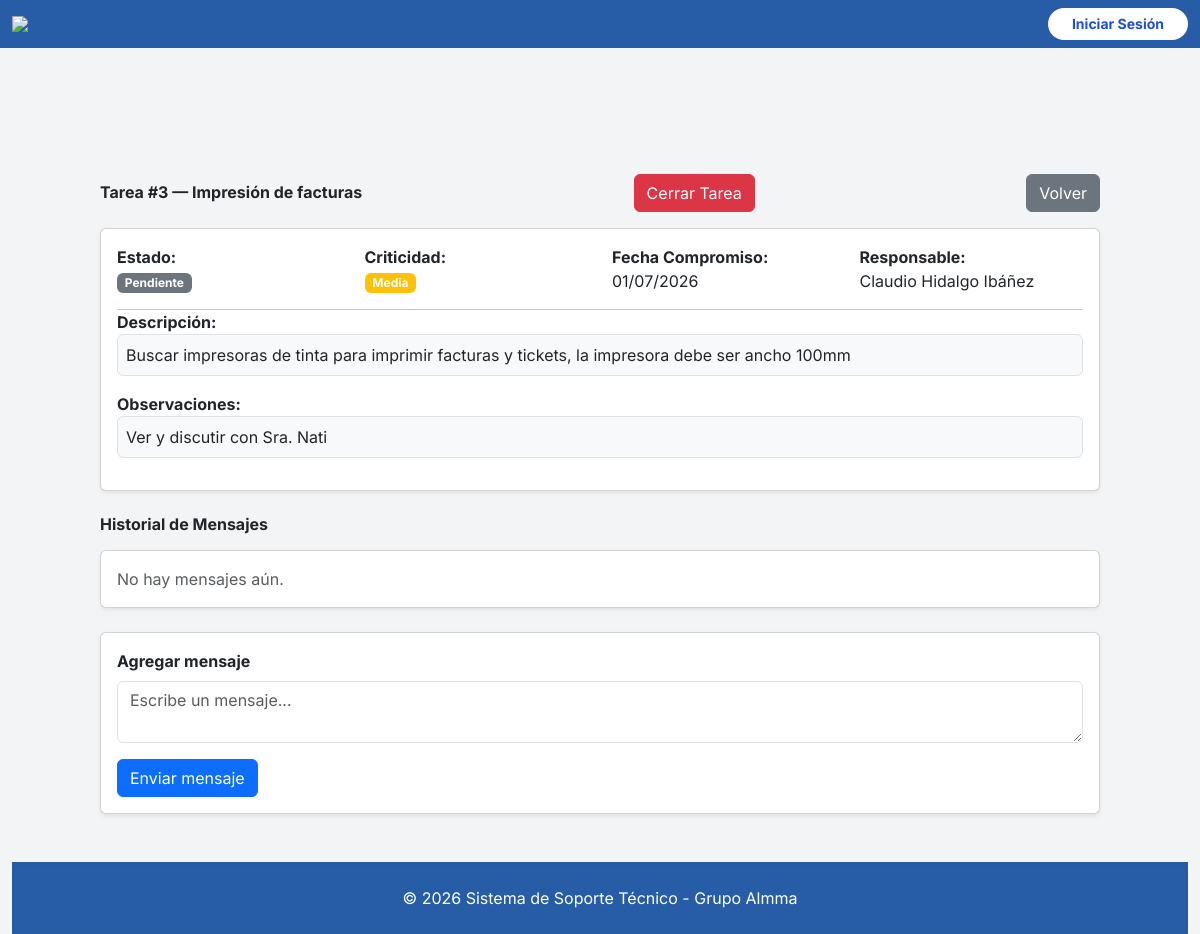
The app's page /tareas/3/, older data.
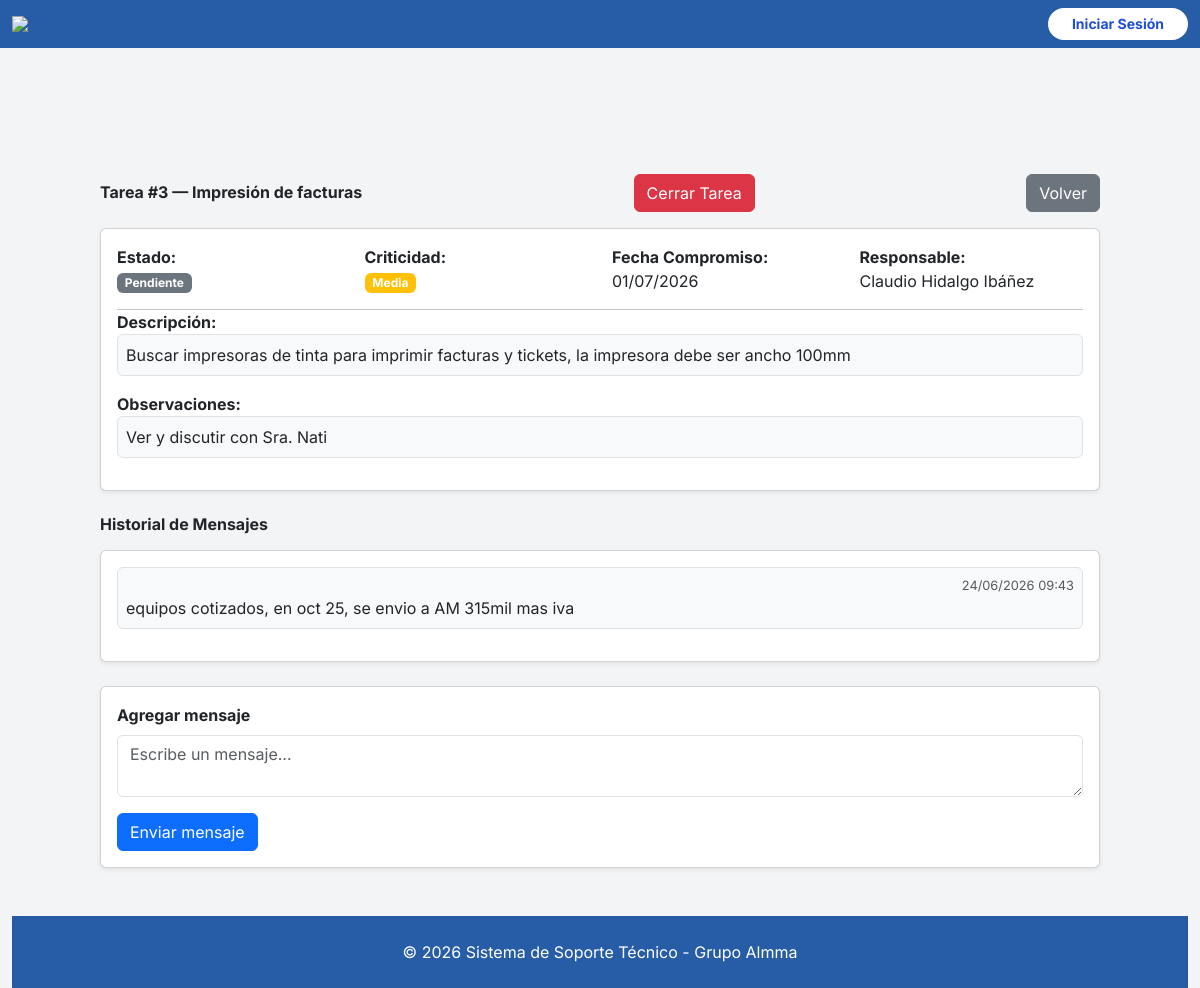
The same page, newer data.
### gestor_tareas/models.py (models this page shows, shortened)
class TareaMensaje(models.Model):
    tarea = models.ForeignKey(Tarea, on_delete=models.CASCADE, related_name="mensajes")
    usuario = models.ForeignKey(User, on_delete=models.SET_NULL, null=True)
    mensaje = models.TextField()
    fecha = models.DateTimeField(auto_now_add=True)
    class Meta:
        ordering = ["fecha"]

### gestor_tareas/views.py (the view)
# urls.py: path("tareas/<int:tarea_id>/", detalle_tarea, name="detalle_tarea"),
def detalle_tarea(request, tarea_id):
    tarea = get_object_or_404(Tarea, id=tarea_id)
    mensajes = tarea.mensajes.all()
    form_mensaje = TareaMensajeForm()
    return render(request, "tareas/detalle_tarea.html", {
        "tarea": tarea,
        "mensajes": mensajes,
        "form_mensaje": form_mensaje,
    })

### gestor_tareas/forms.py
class TareaMensajeForm(forms.ModelForm):
    class Meta:
        model = TareaMensaje
        fields = ["mensaje"]
        widgets = {
            "mensaje": forms.Textarea(attrs={
                "class": "form-control",
                "rows": 2,
                "placeholder": "Escribe un mensaje..."
            }),
        }

### gestion_tickets/context_processors.py (called while the page is built)
def contador_tickets(request):
    if request.user.is_authenticated:
        pendientes = Ticket.objects.filter(estado='abierto').count()
    else:
        pendientes = 0
    return {'tickets_pendientes': pendientes}

### gestor_tareas/models.py (called while the page is built)
    @property
    def color_criticidad(self):
        return {
            "baja": "success",
            "media": "warning",
            "alta": "orange",
            "critica": "danger",
        }.get(self.criticidad, "secondary")

### gestor_tareas/templates/tareas/detalle_tarea.html (shortened to what this page needs)
{% extends "base/base.html" %}
{% load static %}
{% block content %}
<div class="container mt-4">
    <div class="d-flex justify-content-between align-items-center mb-3">
        <h3 class="fw-bold">Tarea #{{ tarea.id }} — {{ tarea.titulo }}</h3>
        <a href="{% url 'cerrar_tarea' tarea.id %}" class="btn btn-danger">
            Cerrar Tarea
        </a>
        <a href="{% url 'listar_tareas' %}" class="btn btn-secondary">
            Volver
        </a>
    </div>
    <div class="card shadow-sm mb-4">
        <div class="card-body">
            <div class="row mb-3">
                <div class="col-md-3">
                    <label class="fw-bold">Estado:</label><br>
                    <span class="badge bg-secondary">{{ tarea.get_estado_display }}</span>
                </div>
                <div class="col-md-3">
                    <label class="fw-bold">Criticidad:</label><br>
                    <span class="badge bg-{{ tarea.color_criticidad }}">
                        {{ tarea.get_criticidad_display }}
                    </span>
                </div>
                <div class="col-md-3">
                    <label class="fw-bold">Fecha Compromiso:</label><br>
                    {{ tarea.fecha_compromiso|date:"d/m/Y" }}
                </div>
                <div class="col-md-3">
                    <label class="fw-bold">Responsable:</label><br>
                    {% if tarea.responsable %}
                        {{ tarea.responsable.first_name }} {{ tarea.responsable.last_name }}
                    {% else %}
                        <span class="text-muted">Sin asignar</span>
                    {% endif %}
                </div>
            </div>
            <hr>
            <div class="mb-3">
                <label class="fw-bold">Descripción:</label>
                <div class="border rounded p-2 bg-light">
                    {{ tarea.descripcion|default:"Sin descripción" }}
                </div>
            </div>
            <div class="mb-3">
                <label class="fw-bold">Observaciones:</label>
                <div class="border rounded p-2 bg-light">
                    {{ tarea.observaciones|default:"Sin observaciones" }}
                </div>
            </div>
        </div>
    </div>
    <h5 class="fw-bold mb-3">Historial de Mensajes</h5>
    <div class="card shadow-sm mb-4">
        <div class="card-body" style="max-height: 350px; overflow-y: auto;">
            {% for msg in mensajes %}
            <div class="mb-3 p-2 border rounded bg-light">
                <div class="d-flex justify-content-between">
                    <small class="text-muted">{{ msg.fecha|date:"d/m/Y H:i" }}</small>
                </div>
                <div>{{ msg.mensaje }}</div>
            </div>
            {% empty %}
            <p class="text-muted">No hay mensajes aún.</p>
            {% endfor %}
        </div>
    </div>
    <div class="card shadow-sm mb-5">
        <div class="card-body">
            <form method="POST" action="{% url 'agregar_mensaje_tarea' tarea.id %}">
                <div class="mb-3">
                    <label class="form-label fw-bold">Agregar mensaje</label>
                    {{ form_mensaje.mensaje }}
                </div>
                <button type="submit" class="btn btn-primary">Enviar mensaje</button>
            </form>
        </div>
    </div>
</div>
{% endblock %}

Row changes from the older to the newer data that the page shows:
added TareaMensaje: fecha "24/06/2026 09:43", mensaje "equipos cotizados, en oct 25, se envio a AM 315mil mas iva"
Text that changed along with them:
text no longer shown: "No hay mensajes aún."
